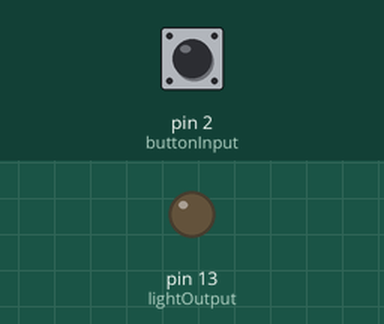
Recording of a sketch running on a simulated Arduino Uno, built with avr-gcc and run on an emulated ATmega328P. Parts: output pins drawn as LEDs (lit = HIGH). The test bench sets the inputs (shaded band); at power-on: pin 2 (buttonInput) HIGH.

Above: at 1.2 s.
1.3 s: pin 2 (buttonInput) pulled LOW for 0.15 s
At 1.37 s:
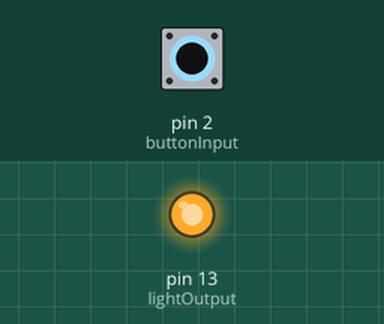
2.9 s: pin 2 (buttonInput) pulled LOW for 3.2 s
At 7.1 s:
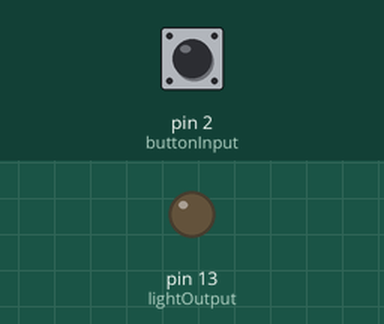
Timing chart, 0 to 8.6 s (numbered marks = the images above; inputs shaded):
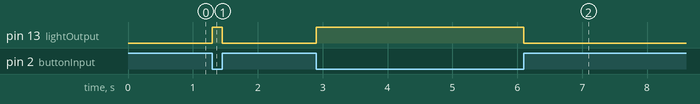

The sketch:

SimpleArduinoPowerButton.ino
```cpp
int buttonInput = 2;
int lightOutput = 13;
int buttonState = 0;

void setup() {
  // put your setup code here, to run once:
  pinMode(lightOutput, OUTPUT);
  pinMode(buttonInput, INPUT);
  digitalWrite(buttonInput, HIGH);

}

void loop() {
  // put your main code here, to run repeatedly:
  buttonState = digitalRead(buttonInput);

  if(buttonState ==HIGH){
  digitalWrite(lightOutput, LOW);

  }
  else{
  digitalWrite(lightOutput, HIGH);
  }
}
```

Measured:
- after the input at 1.3 s, pin 13 (lightOutput): LOW → HIGH at once, → LOW 0.15 s later
- after the input at 2.9 s, pin 13 (lightOutput): LOW → HIGH at once, → LOW 3.2 s later
